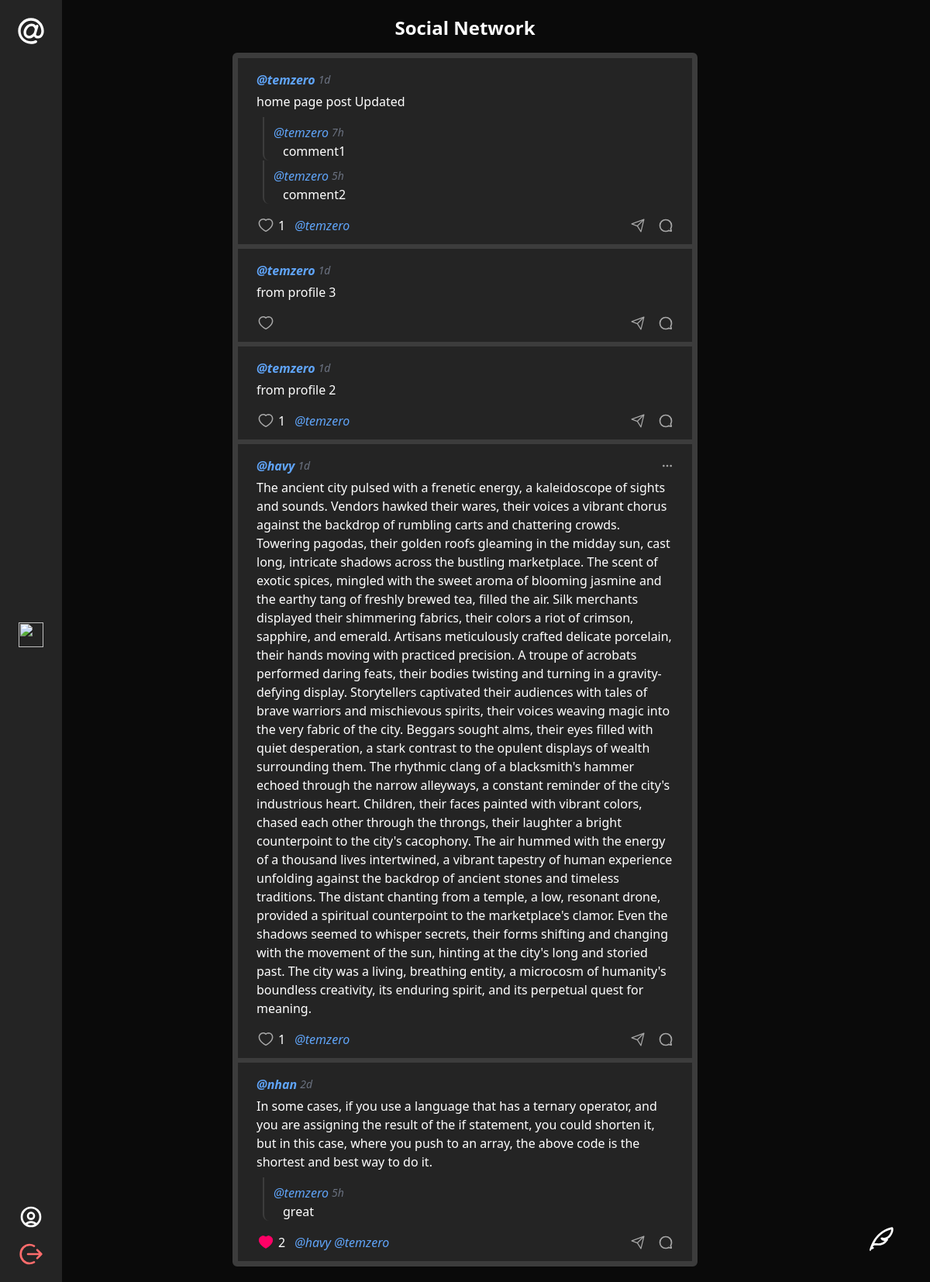
The app's page / (signed in) with its own data.
### network/models.py (models this page shows, shortened)
class Post(models.Model):
    user = models.ForeignKey(User, on_delete=models.CASCADE, related_name='author')
    content = models.CharField(max_length=999)
    likers = models.ManyToManyField(User, through='Like', related_name='liked_posts')
    time = models.DateTimeField(auto_now_add=True)
    def time_ago(self):
        diff = now() - self.time
        if diff < timedelta(minutes=1):
            return "Just now"
        elif diff < timedelta(hours=1):
            return f"{int(diff.total_seconds() / 60)}m"
        elif diff < timedelta(days=1):
            return f"{int(diff.total_seconds() / 3600)}h"
        elif diff < timedelta(days=7):
            return f"{diff.days}d"
        else:
            return self.time.strftime('%d %b %Y')

class User(AbstractUser):
    pass

class Comment(models.Model):
    user = models.ForeignKey(User, on_delete=models.CASCADE, related_name='commenter')
    content = models.CharField(max_length=299)
    post = models.ForeignKey(Post, on_delete=models.CASCADE, related_name='commented_post')
    time = models.DateTimeField(auto_now_add=True)
    def time_ago(self):
        diff = now() - self.time
        if diff < timedelta(minutes=1):
            return "Just now"
        elif diff < timedelta(hours=1):
            return f"{int(diff.total_seconds() / 60)}m"
        elif diff < timedelta(days=1):
            return f"{int(diff.total_seconds() / 3600)}h"
        elif diff < timedelta(days=7):
            return f"{diff.days}d"
        else:
            return self.time.strftime('%d %b %Y')

### network/views.py (the view)
# urls.py: path("", views.index, name="index"),
def index(request):
    if request.method == 'GET':
        posts = Post.objects.all().order_by('-time')  # Reverse order by default
        return render(request, "network/index.html", {
            'posts': posts,
        })

### network/templates/network/index.html (shortened to what this page needs)
{% extends "network/layout.html" %}
{% block body %}
    <h1 class="text-2xl font-bold mb-4">
        Social Network
    </h1>
    <div class="posts">
        {% for post in posts %}
            <div class="post" id="{{ post.id }}">
                <div class="flex justify-between">
                    <div class="flex gap-1 items-center">
                        <a href="{% url 'profile' post.user.id %}" onclick="event.stopPropagation()" class="post-username font-bold text-blue-400 hover:underline italic">@{{post.user}}</a>
                        <h3 class="post-time text-sm text-gray-500 italic">{{ post.time_ago }}</h3>
                    </div>
                    <div class="flex items-center gap-2">
                        {% if user.id == post.user.id %}
                            <a id="dots-button" class="opacity-60 hover:opacity-100 cursor-pointer">
                                <img class="h-4" src="../../static/icons/dots.svg" alt="Edit">
                            </a>
                        {% endif %}
                    </div>
                </div>
                <h1 id="post-content" class="post-content mt-1">{{post.content}}</h1>
                <div class="comments">
                    {% for comment in post.commented_post.all %}
                        <div class="comment">
                            <div class="flex items-center gap-1">
                                {% if comment.user and comment.user.id %}
                                    <a href="{% url 'profile' comment.user.id %}" onclick="event.stopPropagation()" class="comment-username text-blue-400 hover:underline italic">@{{ comment.user }}</a>
                                {% else %}
                                    <span class="text-gray-400 comment-username italic">@Anonymous</span>
                                {% endif %}
                                <h3 class="comment-time text-sm text-gray-500 italic">{{ comment.time_ago }}</h3>
                            </div>
                            <h1 class="comment-content ml-3">{{ comment.content }}</h1>
                        </div>
                    {% endfor %}
                </div>
                <div class="flex gap-4 items-center justify-between mt-4">
                    <form class="like-form flex gap-1 items-center" action="{% url 'like' post.id %}" method="post">
                        <button class="cursor-pointer flex items-center p-0 border-none" type="submit">
                            {% if user in post.likers.all %}
                                <img class="h-6 w-6 self-start" src="../../static/icons/hearted.svg" alt="Unlike">
                            {% else %}
                                <img class="opacity-60 hover:opacity-100 h-6 w-6 self-start" src="../../static/icons/heart.svg" alt="Like">
                            {% endif %}
                        </button>
                        {% if post.likers.all %}
                            {{post.likers.count}}
                            <span class="w-[400px] text-gray-400 ml-2 mr-4 overflow-hidden text-ellipsis whitespace-nowrap block">
                                {% for liker in post.likers.all %}
                                    <a href="{% url 'profile' liker.id %}" class="text-blue-400 hover:underline italic">@{{ liker }}</a>
                                {% endfor %}
                            </span>
                        {% endif %}
                    </form>
                    <div class="flex gap-4">
                        <button class="opacity-60 hover:opacity-100 cursor-pointer flex items-center border-none" onclick="event.stopPropagation(); alert('Share!');">
                            <img class="h-5 w-5 self-end" src="../../static/icons/share.svg" alt="Share">
                        </button>
                        <button class="comment-button opacity-60 hover:opacity-100 cursor-pointer flex items-center border-none">
                            <img class="h-5 w-5 self-end" src="../../static/icons/comment.svg" alt="Comment">
                        </button>
                    </div>
                </div>
            </div>
        {% endfor %}
    </div>
    {% if user.is_authenticated %}
        <a class="newPost-btn" id="toggleNewPostForm">
            <img class="w-8 h-8" src="../../static/icons/quill.svg">
        </a>
        {% load static %}
    {% endif %}
{% endblock %}

### network/static/network/styles.css (style rules this page uses)
:root { --text-color: white; --bg-color: #0a0a0a; --sidebar-bg: rgb(36, 36, 36); --input-bg: rgba(1, 1, 1, .8); --border-color: #3c3c3c; --focus-ring: #3b82f6; }
html { color: var(--text-color); background-color: var(--bg-color); }
button, .button { border: 1px solid var(--border-color); border-radius: 4px; padding: 4px 8px; display: flex; align-items: center; justify-content: center; }
.posts { width: 600px; border: 4px solid var(--border-color); border-radius: 6px; }
.post, .profile { padding: 16px 24px; padding-bottom: 12px; background-color: var(--sidebar-bg); border: 3px solid var(--border-color); cursor: pointer; }
.comments { margin-top: 8px; margin-bottom: 12px; background-color: var(--sidebar-bg); }
.comment { margin-left: 8px; padding-top: 8px; padding-left: 12px; border-left: 2px solid var(--border-color); border-bottom-left-radius: 8px; }
.newPost-btn { position: fixed; display: flex; align-items: center; justify-content: center; padding: 12px; border-radius: 100px; width: 64px; height: 64px; bottom: 24px; right: 30px; cursor: pointer; user-select: none; z-index: 99; }

### records on screen
Post: user "temzero", time_ago "1d", content "home page post Updated", likers.count "1"
Comment: user "temzero", time_ago "7h", content "comment1"
Comment: user "temzero", time_ago "5h", content "comment2"
User: username "temzero"
Post: user "temzero", time_ago "1d", content "from profile 3"
Post: user "temzero", time_ago "1d", content "from profile 2", likers.count "1"
Post: user "havy", time_ago "1d", content "The ancient city pulsed with a frenetic energy, a kaleidoscope of sights and sounds. Vendors hawked their wares, their voices a vibrant chorus against the backdrop of rumbling carts and chattering crowds. Towering pagodas, their golden roofs gleaming in the midday sun, cast long, intricate shadows across the bustling marketplace. The scent of exotic spices, mingled with the sweet aroma of blooming jasmine and the earthy tang of freshly brewed tea, filled the air. Silk merchants displayed their shimmering fabrics, their colors a riot of crimson, sapphire, and emerald. Artisans meticulously crafted delicate porcelain, their hands moving with practiced precision. A troupe of acrobats performed…", likers.count "1"
Post: user "nhan", time_ago "2d", content "In some cases, if you use a language that has a ternary operator, and you are assigning the result of the if statement, you could shorten it, but in this case, where you push to an array, the above code is the shortest and best way to do it.", likers.count "2"
Comment: user "temzero", time_ago "5h", content "great"
User: username "havy"
